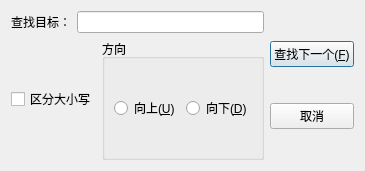
<?xml version="1.0" encoding="UTF-8"?>
<ui version="4.0">
 <class>SearchDialog</class>
 <widget class="QDialog" name="SearchDialog">
  <property name="geometry">
   <rect>
    <x>0</x>
    <y>0</y>
    <width>293</width>
    <height>171</height>
   </rect>
  </property>
  <property name="windowTitle">
   <string>查找</string>
  </property>
  <layout class="QHBoxLayout" name="horizontalLayout_4">
   <item>
    <layout class="QVBoxLayout" name="verticalLayout_2">
     <item>
      <layout class="QHBoxLayout" name="horizontalLayout">
       <item>
        <widget class="QLabel" name="label">
         <property name="text">
          <string>查找目标：</string>
         </property>
        </widget>
       </item>
       <item>
        <widget class="QLineEdit" name="searchText"/>
       </item>
      </layout>
     </item>
     <item>
      <layout class="QHBoxLayout" name="horizontalLayout_3">
       <item>
        <widget class="QCheckBox" name="checkBox">
         <property name="text">
          <string>区分大小写</string>
         </property>
        </widget>
       </item>
       <item>
        <widget class="QGroupBox" name="groupBox">
         <property name="title">
          <string>方向</string>
         </property>
         <layout class="QHBoxLayout" name="horizontalLayout_2">
          <item>
           <widget class="QRadioButton" name="rdup">
            <property name="text">
             <string>向上(&amp;U)</string>
            </property>
           </widget>
          </item>
          <item>
           <widget class="QRadioButton" name="rbdown">
            <property name="text">
             <string>向下(&amp;D)</string>
            </property>
           </widget>
          </item>
         </layout>
        </widget>
       </item>
      </layout>
     </item>
    </layout>
   </item>
   <item>
    <layout class="QVBoxLayout" name="verticalLayout">
     <item>
      <widget class="QPushButton" name="pbfindnext">
       <property name="text">
        <string>查找下一个(&amp;F)</string>
       </property>
      </widget>
     </item>
     <item>
      <widget class="QPushButton" name="pbconceal">
       <property name="text">
        <string>取消</string>
       </property>
      </widget>
     </item>
    </layout>
   </item>
  </layout>
 </widget>
 <resources/>
 <connections/>
</ui>
